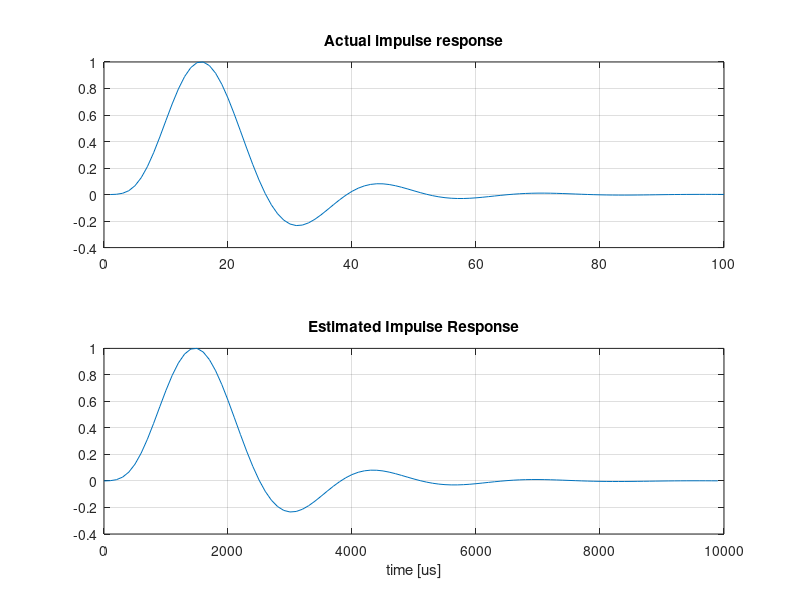

Here is the MATLAB script that generated this plot:

close all
clear all
R=0.01; % pulse ratio (0-1 range) for signal break
duration=1;% signal duration [s]
wd=0.01; % window duration [s]
path="/dev/shm/";

Fs=10000; %Sampling Frequency
Fc=400; %Cut-off Frequency
 
w = Fc/(Fs/2); %Normalized frequency
%Design a low pass fitler with above mentioned specifications
[b,a]=butter(5,w,'low'); %5th order butterworth LPF
%Finding the Actual Impulse response of the LPF by applying a %generated impulse
N= Fs*wd ;
impulse=[1,zeros(1,N-1)]; %Defining an impulse
h=filter(b,a,impulse); %Apply the generated impulse at the filter's %input
 
figure;
subplot(2,1,1);
plot(h/max(h)); % Plot the normalized impulse response
title('Actual impulse response');
grid;
 


IData = zeros(1,floor(Fs*duration));

v = duration/wd;



for i=1: v
    w = zeros(1,floor(Fs*wd));
    w(1,1:floor(Fs*wd)- floor(Fs*wd)*(1-R)) = randn(1,floor(Fs*wd)- floor(Fs*wd)*(1-R));


    IData(1,(i-1)*N+1:i*N) = w; 
end
IData = IData/ max(IData);

channel = filter(b,a,IData);

y=zeros(N,v);

for i=0:v-1 % Run cross correlation for v times
    

    x=IData(1,i*N+1:i*N+N); % TX
    y=channel(1,i*N+1:i*N+N); % RX
    
    rxy=xcorr(x,conj(y)); % Cross correlation of the TX and RX conjugated data
    Ryx=flip(rxy(1:N)); % Flip the correlation result and take the first N samples (Ryx(t) = Rxy(-t)
    %hold on
    %figure
    %plot(x)
    %plot(abs(y))
    %hold off
PA(:,i+1)=Ryx'; %Store the results in an array
end
clear Ryx; 
 
Ryx=sum(PA')/v; % Average the values 

Ryx = Ryx/ max(Ryx);

subplot(2,1,2);
plot(0:1/Fs*1000000:N/Fs*1000000-1/Fs*1000000,Ryx); % Plot the estimated impulse response

title('Estimated Impulse Response');
xlabel('time [us]')
grid;